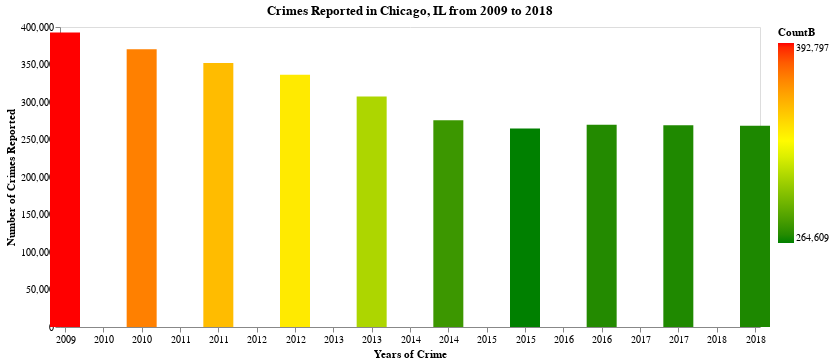

This figure's notebook cell:
### Code cell
B

### Figure 1 — Vega-Lite specification as saved in the notebook (floating-point values rounded to 4 significant figures)
{"config": {"view": {"continuousWidth": 400, "continuousHeight": 300}, "axis": {"grid": false}}, "data": {"name": "data-8e2e8b431805ab0fa37b6cd5407bfb91"}, "mark": {"type": "bar", "size": 30}, "encoding": {"color": {"type": "quantitative", "field": "CountB", "scale": {"range": ["green", "yellow", "red"]}}, "x": {"type": "quantitative", "axis": {"format": ".0f", "title": "Years of Crime"}, "field": "Year", "scale": {"domain": [2009, 2018]}}, "y": {"type": "quantitative", "axis": {"title": "Number of Crimes Reported"}, "field": "CountB"}}, "title": "Crimes Reported in Chicago, IL from 2009 to 2018", "width": 700, "$schema": "https://vega.github.io/schema/vega-lite/v4.8.1.json", "datasets": {"data-8e2e8b431805ab0fa37b6cd5407bfb91": [{"Year": 2009.0, "CountB": 392797}, {"Year": 2010.0, "CountB": 370445}, {"Year": 2011.0, "CountB": 351925}, {"Year": 2012.0, "CountB": 336208}, {"Year": 2013.0, "CountB": 307390}, {"Year": 2014.0, "CountB": 275658}, {"Year": 2015.0, "CountB": 264609}, {"Year": 2016.0, "CountB": 269642}, {"Year": 2017.0, "CountB": 268876}, {"Year": 2018.0, "CountB": 268494}]}}
